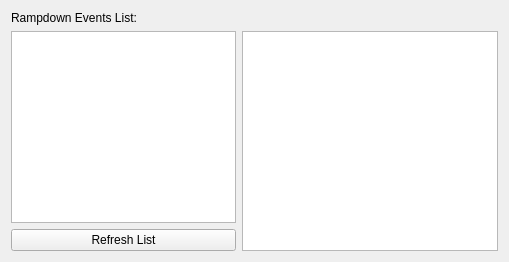
      <widget class="QWidget" name="rampdownEventsTab">
       <attribute name="title">
        <string>Rampdown Events</string>
       </attribute>
       <layout class="QGridLayout" name="rampdownEventsLayout">
        <item row="0" column="0">
         <widget class="QLabel" name="rampdownEventsLabel">
          <property name="text">
           <string>Rampdown Events List:</string>
          </property>
          <property name="alignment">
           <set>Qt::AlignLeading|Qt::AlignLeft|Qt::AlignVCenter</set>
          </property>
         </widget>
        </item>
        <item row="1" column="0">
         <widget class="QListWidget" name="rampdownListWidget">
          <property name="minimumSize">
           <size>
            <width>100</width>
            <height>0</height>
           </size>
          </property>
          <property name="maximumSize">
           <size>
            <width>225</width>
            <height>16777215</height>
           </size>
          </property>
          <property name="font">
           <font>
            <family>.AppleSystemUIFontMonospaced</family>
            <pointsize>12</pointsize>
           </font>
          </property>
         </widget>
        </item>
        <item row="2" column="0">
         <widget class="QPushButton" name="rampdownRefreshButton">
          <property name="text">
           <string>Refresh List</string>
          </property>
         </widget>
        </item>
        <item row="1" column="1" rowspan="2">
         <widget class="QPlainTextEdit" name="rampdownEventTextEdit">
          <property name="font">
           <font>
            <family>.AppleSystemUIFontMonospaced</family>
            <pointsize>13</pointsize>
           </font>
          </property>
          <property name="lineWrapMode">
           <enum>QPlainTextEdit::NoWrap</enum>
          </property>
          <property name="readOnly">
           <bool>true</bool>
          </property>
         </widget>
        </item>
       </layout>
      </widget>
